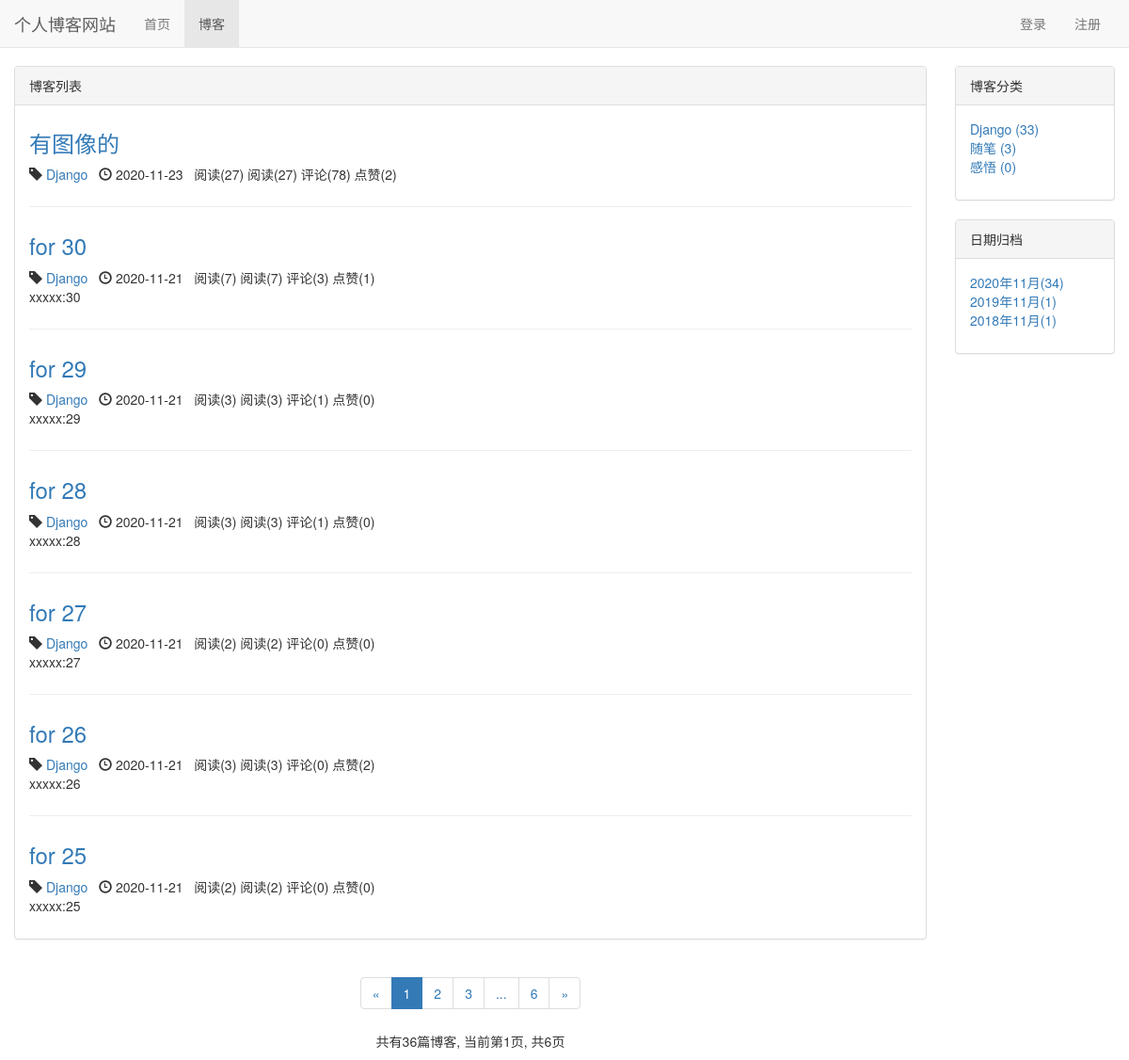
Screenshot of /blog/ with the database file from the repository.
### blog/models.py (models this page shows, shortened)
class Blog(models.Model, ReadNumExpandMethod):
    title = models.CharField(max_length=50, verbose_name="标题")
    blog_type = models.ForeignKey(BlogType, on_delete=models.CASCADE, verbose_name="博客类型")
    content = RichTextUploadingField(verbose_name="正文")
    author = models.ForeignKey(User, on_delete=models.CASCADE, verbose_name="作者")
    read_details = GenericRelation(ReadDetaill)
    created_time = models.DateTimeField(auto_now_add=True, verbose_name="添加时间")
    last_updated_time = models.DateTimeField(auto_now=True, verbose_name="最后修改")
    class Meta:
        ordering = ["-created_time"]  # 根据创建时间进行排序

class BlogType(models.Model):
    type_name = models.CharField(max_length=20, verbose_name="博客类型")
    created_time = models.DateTimeField(auto_now_add=True, verbose_name="添加时间")
    def __str__(self):
        return self.type_name

### read_statistics/models.py (models this page shows)
class ReadNum(models.Model):
    read_num = models.IntegerField(default=0, verbose_name="阅读计数")
    content_type = models.ForeignKey(ContentType, on_delete=models.DO_NOTHING)
    object_id = models.PositiveIntegerField()
    content_object = GenericForeignKey('content_type', 'object_id')

### likes/models.py (models this page shows)
class LikeCount(models.Model):
    content_type = models.ForeignKey(ContentType, on_delete=models.CASCADE)
    object_id = models.PositiveIntegerField()
    content_object = GenericForeignKey('content_type', 'object_id')
    like_num = models.IntegerField(default=0)

### blog/views.py (the view)
# urls.py: path('', blog_list, name='blog_list'),
def blog_list(requset):
    blogs_all_list = Blog.objects.all()
    context = get_blog_list_common_data(blogs_all_list, requset)
    return render(requset, "blog/blog_list.html", context)

### comment/templatetags/comment_tags.py (called while the page is built)
@register.simple_tag
def get_comment_count(obj):
    content_type = ContentType.objects.get_for_model(obj)
    return Comment.objects.filter(content_type=content_type, object_id=obj.pk).count()

### likes/templatetags/likes_tags.py (called while the page is built)
@register.simple_tag
def get_like_count(obj):
    content_type = ContentType.objects.get_for_model(obj)
    like_count, created = LikeCount.objects.get_or_create(content_type=content_type, object_id=obj.pk)
    return like_count.like_num

### read_statistics/models.py (called while the page is built)
    def get_read_num(self):
        try:
            ct = ContentType.objects.get_for_model(self)
            readnum = ReadNum.objects.get(content_type=ct, object_id=self.pk)
            return readnum.read_num
        except exceptions.ObjectDoesNotExist:
            return 0

### user/context_processors.py (called while the page is built)
def login_model_form(request):
    return {'login_model_form': LoginForm()}

### blog/templates/blog/blog_list.html (shortened to what this page needs)
{% extends 'base.html' %}
{% load staticfiles %}
{% load comment_tags %}
{% load likes_tags %}
{% block nav_blog_active %}active{% endblock %}
{% block header_extends %}
  <link rel="stylesheet" href="{% static 'blog/blog.css' %}">
{% endblock %}
{% block conetent %}
  <div class="container-fluid">
    <div class="row">
      <div class="col-xs-12 col-sm-8 col-md-9 col-lg-10">
        <div class="panel panel-default">
          <div class="panel-heading">{% block blog_list_title %}博客列表{% endblock %}
          </div>
          <div class="panel-body">
            {% for blog in blogs %}
              <div class="blog">
                <h3><a href="{% url 'blog_detail' blog.pk %}"><h3>{{ blog.title }}</h3></a></h3>
                <p class="blog-info">
                  <span class="glyphicon glyphicon-tag"></span>
                  <a href="{% url 'blog_with_type' blog.blog_type.pk %}">{{ blog.blog_type }}</a>&nbsp;&nbsp;
                  <span class="glyphicon glyphicon-time"></span>
                  {{ blog.created_time|date:"Y-m-d" }}&nbsp;&nbsp;
                  阅读({{ blog.get_read_num }})
                  阅读({{ blog.get_read_num }})
                  评论({% get_comment_count blog %})
                  点赞({% get_like_count blog %})
                </p>
                <p>{{ blog.content|striptags|truncatechars:120 }}</p>
              </div>
            {% empty %}
              <div class="blog">
                <h3>暂无博客，敬请期待</h3>
              </div>
            {% endfor %}
          </div>
        </div>
        <div class="paginator">
          <ul class="pagination">
            <li>
              {% if page_of_blogs.has_previous %}
                <a href="?page={{ page_of_blogs.previous_page_number }}" aria-label="Previous">
                  <span aria-hidden="true">&laquo;</span>
                </a>
              {% else %}
                <span aria-hidden="true">&laquo;</span>
              {% endif %}
            </li>
            {% for page_num in page_range %}
              {% if page_num == page_of_blogs.number %}
                <li class="active"><span>{{ page_num }}</span></li>
              {% else %}
                {% if page_num == "..." %}
                  <li><span>{{ page_num }}</span></li>
                {% else %}
                  <li><a href="?page={{ page_num }}">{{ page_num }}</a></li>
                {% endif %}
              {% endif %}
            {% endfor %}
            <li>
              {% if page_of_blogs.has_next %}
                <a href="?page={{ page_of_blogs.next_page_number }}" aria-label="Next">
                  <span aria-hidden="true">&raquo;</span>
                </a>
              {% else %}
                <span aria-hidden="true">&raquo;</span>
              {% endif %}
            </li>
          </ul>
          <p>
            共有{{ page_of_blogs.paginator.count }}篇博客,
            当前第{{ page_of_blogs.number }}页,
            共{{ page_of_blogs.paginator.num_pages }}页
          </p>
        </div>
      </div>
      <div class="hidden-xs col-sm-4 col-md-3 col-lg-2">
        <div class="panel panel-default">
          <div class="panel-heading">博客分类</div>
          <div class="panel-body">
            <ul class="blog-types">
              {% for blog_type in blog_types %}
                <li>
                  <a href="{% url 'blog_with_type' blog_type.pk %}">
                    {{ blog_type.type_name }} ({{ blog_type.blog_count }})
                  </a>
                </li>
              {% empty %}
                <li>暂无分类</li>
              {% endfor %}
            </ul>
          </div>
        </div>
        <div class="panel panel-default">
          <div class="panel-heading">日期归档</div>
          <div class="panel-body">
            <ul class="blog-types">
              {% for blog_date,blog_count in blog_dates.items %}
                <li>
                  <a href="{% url 'blog_with_date' blog_date.year blog_date.month %}">
                    {{ blog_date|date:"Y年m月" }}({{ blog_count }})
                  </a>
                </li>
              {% endfor %}
            </ul>
          </div>
        </div>
      </div>
    </div>
  </div>
{% endblock %}

### templates/base.html (shortened to what this page needs)
{% load staticfiles %}
<!DOCTYPE html>
<html lang="zh-CN">
<head>
  <link rel="stylesheet" href="{% static 'css/base.css' %}">
  <link rel="stylesheet" href="{% static 'bootstrap/css/bootstrap.min.css' %}">
  {% block header_extends %}{% endblock %}
</head>
<body>
<div class="navbar navbar-default navbar-fixed-top" role="navigation">
  <div class="container-fluid">
    <div class="navbar-header">
      <a class="logo navbar-brand" href="{% url 'home' %}">个人博客网站</a>
    </div>
    <div class="collapse navbar-collapse" id="navbar-collapse">
      <ul class="nav navbar-nav">
        <li class="{% block nav_home_active %}{% endblock %}"><a href="{% url 'home' %}">首页</a></li>
        <li class="{% block nav_blog_active %}{% endblock %}"><a href="{% url 'blog_list' %}">博客</a></li>
      </ul>
      <ul class="nav navbar-nav navbar-right">
        {% if not user.is_authenticated %}
          <li>
            <a href="{% url 'login' %}?from={{ request.get_full_path }}">登录</a>
          </li>
          <li>
            <a href="{% url 'register' %}?from={{ request.get_full_path }}">注册</a>
          </li>
        {% endif %}
      </ul>
    </div>
  </div>
</div>
{% block conetent %}{% endblock %}
</body>
</html>

### static/css/base.css (style rules this page uses)
* { margin: 0; padding: 0; }
body { margin-top: 70px!important; }
ul { list-style: none; }
ul.navbar-right { margin-right: 0; }

### blog/static/blog/blog.css (style rules this page uses)
ul.blog-types { list-style: none; }
div.blog:not(:last-child) { margin-bottom: 2em; padding-bottom: 1em; border-bottom: 1px solid #eee; }
div.blog h3 { margin-top: 0.5em; }
div.blog p.blog-info { margin-bottom: 0; }
div.paginator { text-align: center; }

### rows the page displays
Blog: title "有图像的", blog_type "Django", created_time "2020-11-23", get_read_num "27", id "78", id.like_num "2"
Blog: title "for 30", blog_type "Django", created_time "2020-11-21", get_read_num "7", id "3", id.like_num "1", content "xxxxx:30"
Blog: title "for 29", blog_type "Django", created_time "2020-11-21", get_read_num "3", id "1", id.like_num "0", content "xxxxx:29"
Blog: title "for 28", blog_type "Django", created_time "2020-11-21", get_read_num "3", id "1", id.like_num "0", content "xxxxx:28"
Blog: title "for 27", blog_type "Django", created_time "2020-11-21", get_read_num "2", id "0", id.like_num "0", content "xxxxx:27"
Blog: title "for 26", blog_type "Django", created_time "2020-11-21", get_read_num "3", id "0", id.like_num "2", content "xxxxx:26"
Blog: title "for 25", blog_type "Django", created_time "2020-11-21", get_read_num "2", id "0", id.like_num "0", content "xxxxx:25"
BlogType: type_name "Django", blog_count "33"
BlogType: type_name "随笔", blog_count "3"
BlogType: type_name "感悟", blog_count "0"

### other values shown
{{ page_num }} "1"
{{ page_num }} "2" "3" "6"
{{ page_num }} "..."
{{ page_of_blogs.paginator.count }} "36"
{{ page_of_blogs.number }} "1"
{{ page_of_blogs.paginator.num_pages }} "6"
{{ blog_date|date:"Y年m月" }} "2020年11月" "2019年11月" "2018年11月"
{{ blog_count }} "34" "1" "1"
